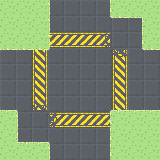

This game map was drawn from its Tiled (.tmx) file and the tilesets committed beside it. A one-line description and the trimmed map source follow:
An orthogonal 10x10 tile map with 16x16 px tiles, 2 tile layers (Tile Layer 1, Tile Layer 2).

<map version="1.2" tiledversion="1.2.4" orientation="orthogonal" renderorder="right-down" width="10" height="10" tilewidth="16" tileheight="16" infinite="0" nextlayerid="3" nextobjectid="1">
 <tileset firstgid="1" source="concrete-caution.tsx" />
 <layer id="1" name="Tile Layer 1" width="10" height="10">
  <data>[100 cells, 100 non-empty, 5 distinct tile ids]</data>
 </layer>
 <layer id="2" name="Tile Layer 2" width="10" height="10">
  <data>[100 cells, 28 non-empty, 10 distinct tile ids]</data>
 </layer>
</map>